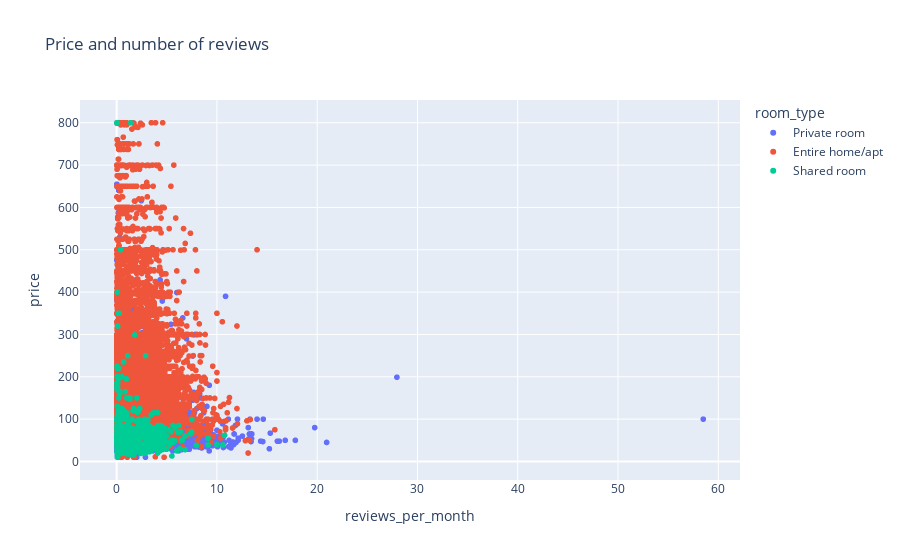

Here is the notebook cell this chart was saved with:
### Code cell
#Price depending on number of reviews
px.scatter(airbnb[airbnb['price'] <= 800], x='reviews_per_month', y='price', color='room_type', 
                title='Price and number of reviews')

### Figure 1 — Plotly figure (JSON) as saved in the notebook; plotly's stock layout.template omitted (floating-point values rounded to 4 significant figures; data arrays with more than 128 entries replaced by an {"elided": "..."} marker saying what was removed)
{"data": [{"hovertemplate": "room_type=Private room<br>reviews_per_month=%{x}<br>price=%{y}<extra></extra>", "legendgroup": "Private room", "marker": {"color": "#636efa", "symbol": "circle"}, "mode": "markers", "name": "Private room", "showlegend": true, "type": "scattergl", "x": {"elided": "17626 float values"}, "xaxis": "x", "y": {"elided": "17626 int values"}, "yaxis": "y"}, {"hovertemplate": "room_type=Entire home/apt<br>reviews_per_month=%{x}<br>price=%{y}<extra></extra>", "legendgroup": "Entire home/apt", "marker": {"color": "#EF553B", "symbol": "circle"}, "mode": "markers", "name": "Entire home/apt", "showlegend": true, "type": "scattergl", "x": {"elided": "20147 float values"}, "xaxis": "x", "y": {"elided": "20147 int values"}, "yaxis": "y"}, {"hovertemplate": "room_type=Shared room<br>reviews_per_month=%{x}<br>price=%{y}<extra></extra>", "legendgroup": "Shared room", "marker": {"color": "#00cc96", "symbol": "circle"}, "mode": "markers", "name": "Shared room", "showlegend": true, "type": "scattergl", "x": {"elided": "842 float values"}, "xaxis": "x", "y": {"elided": "842 int values"}, "yaxis": "y"}], "layout": {"legend": {"title": {"text": "room_type"}, "tracegroupgap": 0}, "title": {"text": "Price and number of reviews"}, "xaxis": {"anchor": "y", "domain": [0, 1], "title": {"text": "reviews_per_month"}}, "yaxis": {"anchor": "x", "domain": [0, 1], "title": {"text": "price"}}}}
